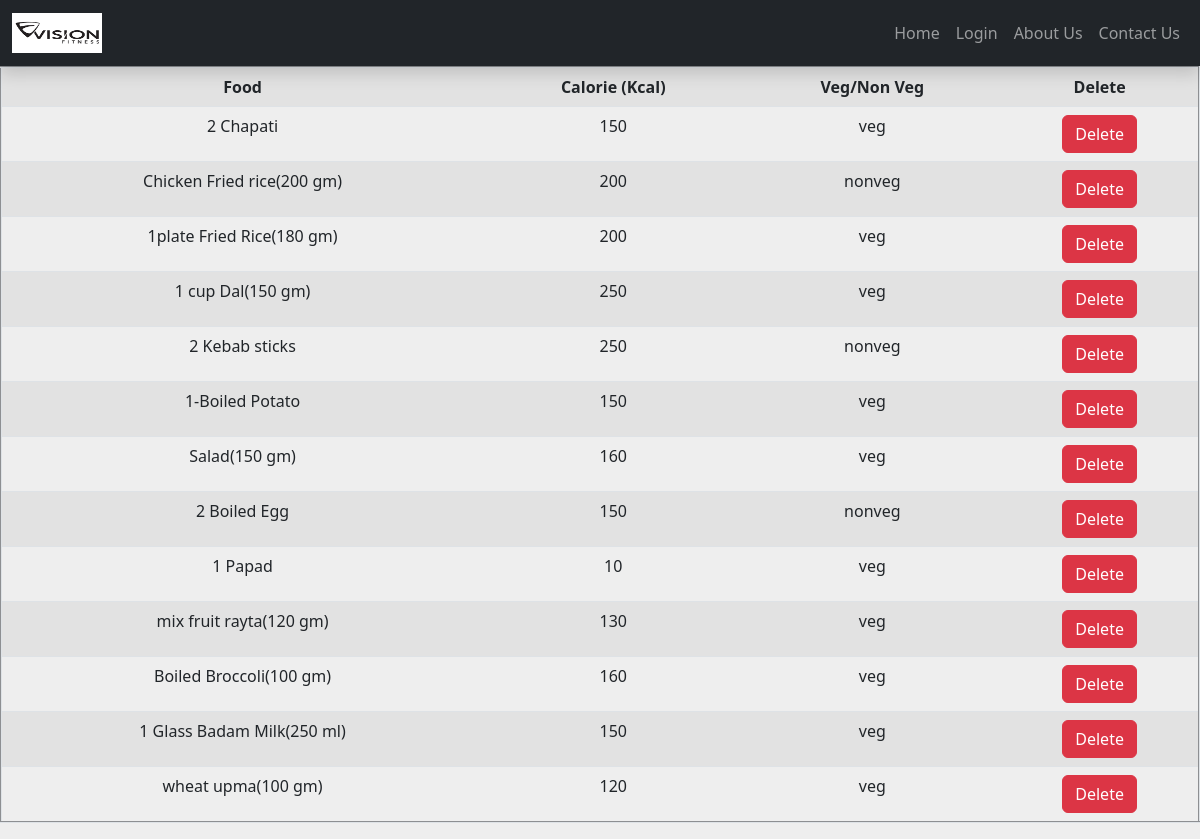
The app's page /daily_lunch_food/ (signed in) with its own data.
### health/models.py (models this page shows)
class Lunch(models.Model):
    Lunchfood= models.CharField(max_length=50)
    Lunchcalorie=models.IntegerField(null=True)
    Lvn=models.CharField(max_length=50)

### health/views.py (the view)
# urls.py: path('daily_lunch_food/', views.daily_lunch_food, name="daily_lunch_food"),
def daily_lunch_food(request):
   if "id" in request.session:
    diet=Lunch.objects.all()
    return render(request, "health/daily_lunch_food.html", {"diet":diet })
   return render(request,"health/login.html")

### health/Templates/health/daily_lunch_food.html
{% extends "health/base.html" %}
{% block content %}
<div class="d-flex justify-content-center">
<table class="table table-striped text-center" border="2">
    <tr>
    <th>Food</th>
    <th>Calorie (Kcal)</th>
    <th>Veg/Non Veg</th>
    <th>Delete</th>
    </tr>
    {% for d in diet %}
    <tr>
    <td>{{d.Lunchfood}}</td>
    <td>{{d.Lunchcalorie}}</td>
    <td>{{d.Lvn}}</td>
    <td><a href="{% url 'delete_daily_lunch_food'  id=d.id %}" class="btn btn-danger" onclick="return confirm('Are you sure you want to delete this item')">Delete</a></td>
    </tr>
    {% endfor %}
</table>
</div>
{% endblock %}

### records on screen
Lunch: Lunchfood "2 Chapati", Lunchcalorie "150", Lvn "veg"
Lunch: Lunchfood "Chicken Fried rice(200 gm)", Lunchcalorie "200", Lvn "nonveg"
Lunch: Lunchfood "1plate Fried Rice(180 gm)", Lunchcalorie "200", Lvn "veg"
Lunch: Lunchfood "1 cup Dal(150 gm)", Lunchcalorie "250", Lvn "veg"
Lunch: Lunchfood "2 Kebab sticks", Lunchcalorie "250", Lvn "nonveg"
Lunch: Lunchfood "1-Boiled Potato", Lunchcalorie "150", Lvn "veg"
Lunch: Lunchfood "Salad(150 gm)", Lunchcalorie "160", Lvn "veg"
Lunch: Lunchfood "2 Boiled Egg", Lunchcalorie "150", Lvn "nonveg"
Lunch: Lunchfood "1 Papad", Lunchcalorie "10", Lvn "veg"
Lunch: Lunchfood "mix fruit rayta(120 gm)", Lunchcalorie "130", Lvn "veg"
Lunch: Lunchfood "Boiled Broccoli(100 gm)", Lunchcalorie "160", Lvn "veg"
Lunch: Lunchfood "1 Glass Badam Milk(250 ml)", Lunchcalorie "150", Lvn "veg"
Lunch: Lunchfood "wheat upma(100 gm)", Lunchcalorie "120", Lvn "veg"
